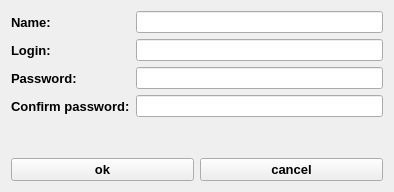
<?xml version="1.0" encoding="UTF-8"?>
<ui version="4.0">
 <class>RegistrationWidget</class>
 <widget class="QWidget" name="RegistrationWidget">
  <property name="geometry">
   <rect>
    <x>0</x>
    <y>0</y>
    <width>394</width>
    <height>192</height>
   </rect>
  </property>
  <property name="windowTitle">
   <string>Form</string>
  </property>
  <layout class="QVBoxLayout" name="verticalLayout">
   <item>
    <layout class="QFormLayout" name="formLayout">
     <item row="0" column="0">
      <widget class="QLabel" name="label">
       <property name="font">
        <font>
         <pointsize>10</pointsize>
         <weight>75</weight>
         <bold>true</bold>
        </font>
       </property>
       <property name="text">
        <string>Name:</string>
       </property>
      </widget>
     </item>
     <item row="1" column="0">
      <widget class="QLabel" name="label_2">
       <property name="font">
        <font>
         <pointsize>10</pointsize>
         <weight>75</weight>
         <bold>true</bold>
        </font>
       </property>
       <property name="text">
        <string>Login:</string>
       </property>
      </widget>
     </item>
     <item row="2" column="0">
      <widget class="QLabel" name="label_3">
       <property name="font">
        <font>
         <pointsize>10</pointsize>
         <weight>75</weight>
         <bold>true</bold>
        </font>
       </property>
       <property name="text">
        <string>Password:</string>
       </property>
      </widget>
     </item>
     <item row="3" column="0">
      <widget class="QLabel" name="label_4">
       <property name="font">
        <font>
         <pointsize>10</pointsize>
         <weight>75</weight>
         <bold>true</bold>
        </font>
       </property>
       <property name="text">
        <string>Confirm password:</string>
       </property>
      </widget>
     </item>
     <item row="0" column="1">
      <widget class="QLineEdit" name="nameEdit"/>
     </item>
     <item row="1" column="1">
      <widget class="QLineEdit" name="loginEdit"/>
     </item>
     <item row="2" column="1">
      <widget class="QLineEdit" name="passwordEdit"/>
     </item>
     <item row="3" column="1">
      <widget class="QLineEdit" name="confirmPasswordEdit"/>
     </item>
    </layout>
   </item>
   <item>
    <widget class="QLabel" name="registrationResultLabel">
     <property name="text">
      <string/>
     </property>
    </widget>
   </item>
   <item>
    <spacer name="verticalSpacer">
     <property name="orientation">
      <enum>Qt::Vertical</enum>
     </property>
     <property name="sizeHint" stdset="0">
      <size>
       <width>20</width>
       <height>40</height>
      </size>
     </property>
    </spacer>
   </item>
   <item>
    <layout class="QHBoxLayout" name="horizontalLayout">
     <item>
      <widget class="QPushButton" name="okButton">
       <property name="font">
        <font>
         <pointsize>10</pointsize>
         <weight>75</weight>
         <bold>true</bold>
        </font>
       </property>
       <property name="text">
        <string>ok</string>
       </property>
      </widget>
     </item>
     <item>
      <widget class="QPushButton" name="cancelButton">
       <property name="font">
        <font>
         <pointsize>10</pointsize>
         <weight>75</weight>
         <bold>true</bold>
        </font>
       </property>
       <property name="text">
        <string>cancel</string>
       </property>
      </widget>
     </item>
    </layout>
   </item>
  </layout>
 </widget>
 <resources/>
 <connections/>
</ui>
